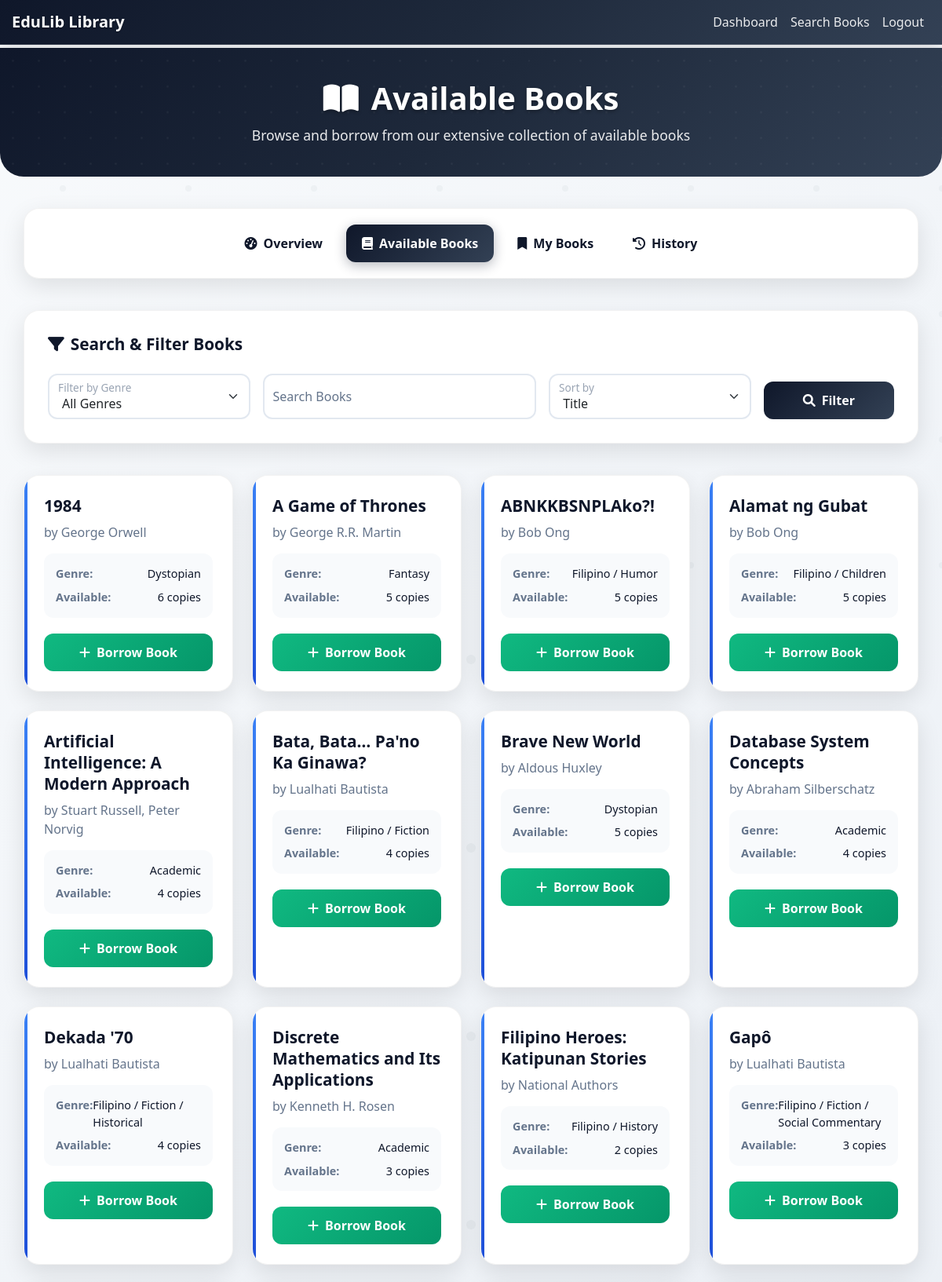
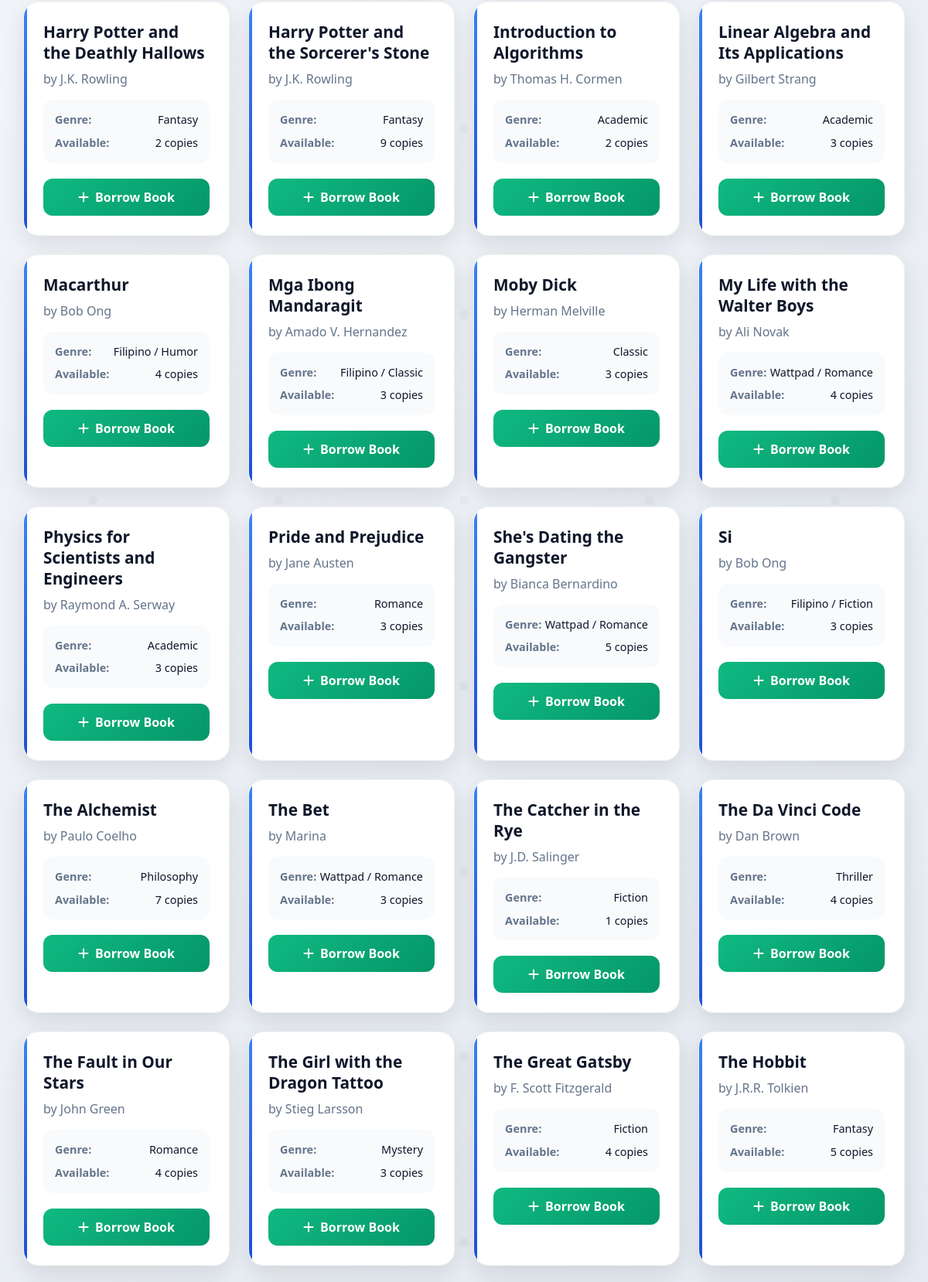
The app's page /available_books (signed in, upper part) with its own data (2 pictures, top to bottom).
### app/models.py (models this page shows)
class Book(db.Model):
    id = db.Column(db.Integer, primary_key=True)
    isbn = db.Column(db.String(13), unique=True, nullable=False)
    title = db.Column(db.String(200), nullable=False)
    author = db.Column(db.String(100), nullable=False)
    genre = db.Column(db.String(50))
    quantity = db.Column(db.Integer, nullable=False, default=1)
    available_quantity = db.Column(db.Integer, nullable=False, default=1)
    borrowings = db.relationship('Borrowing', backref='book', lazy=True)

### app/routes.py (the view, shortened to what this page needs)
@bp.route('/available_books')
@login_required
def available_books():
    genre = request.args.get('genre')
    search = request.args.get('search')
    sort_by = request.args.get('sort', 'title')
    query = Book.query.filter(Book.available_quantity > 0)
    if genre:
        query = query.filter(Book.genre == genre)
    if sort_by == 'genre':
        query = query.order_by(Book.genre, Book.title)
    else:
        query = query.order_by(Book.title)
    books = query.all()
    genres = db.session.query(Book.genre).filter(Book.available_quantity > 0).distinct().order_by(Book.genre).all()
    genres = [g[0] for g in genres]
    return render_template('available_books.html', books=books, genres=genres, selected_genre=genre, search=search, sort_by=sort_by)

### app/__init__.py (called while the page is built)
@login_manager.user_loader
def load_user(user_id):
    from .models import Student
    return Student.query.get(int(user_id))

### app/templates/available_books.html (shortened to what this page needs)
{% extends "base.html" %}
{% block content %}
<div class="page-header">
    <div class="container">
        <div class="row">
            <div class="col-12 text-center">
                <h1><i class="fas fa-book-open me-3"></i>Available Books</h1>
                <p>Browse and borrow from our extensive collection of available books</p>
            </div>
        </div>
    </div>
</div>
<div class="container">
    <div class="student-nav">
        <div class="d-flex justify-content-center flex-wrap">
            <a class="nav-link" href="{{ url_for('main.dashboard') }}">
                <i class="fas fa-tachometer-alt me-2"></i>Overview
            </a>
            <a class="nav-link active" href="{{ url_for('main.available_books') }}">
                <i class="fas fa-book me-2"></i>Available Books
            </a>
            <a class="nav-link" href="{{ url_for('main.my_books') }}">
                <i class="fas fa-bookmark me-2"></i>My Books
            </a>
            <a class="nav-link" href="{{ url_for('main.borrowing_history') }}">
                <i class="fas fa-history me-2"></i>History
            </a>
        </div>
    </div>
    <div class="filter-section">
        <h4><i class="fas fa-filter me-2"></i>Search & Filter Books</h4>
        <form method="GET" class="row g-3">
            <div class="col-lg-3 col-md-6">
                <div class="form-floating">
                    <select name="genre" id="genre" class="form-select">
                        <option value="">All Genres</option>
                    </select>
                    <label for="genre">Filter by Genre</label>
                </div>
            </div>
            <div class="col-lg-4 col-md-6">
                <div class="form-floating">
                    <input type="text" name="search" id="search" class="form-control" placeholder="Search by title or author" value="{{ search or '' }}">
                    <label for="search">Search Books</label>
                </div>
            </div>
            <div class="col-lg-3 col-md-6">
                <div class="form-floating">
                    <select name="sort" id="sort" class="form-select">
                        <option value="title" {% if sort_by == 'title' %}selected{% endif %}>Title</option>
                    </select>
                    <label for="sort">Sort by</label>
                </div>
            </div>
            <div class="col-lg-2 col-md-6 d-flex align-items-end">
                <button type="submit" class="btn btn-filter w-100">
                    <i class="fas fa-search me-2"></i>Filter
                </button>
            </div>
        </form>
    </div>
    {% if books %}
    <div class="row">
        {% for book in books %}
        <div class="col-xl-3 col-lg-4 col-md-6 mb-4">
            <div class="book-card">
                <h5 class="book-title">{{ book.title }}</h5>
                <p class="book-author">by {{ book.author }}</p>
                <div class="book-info">
                    <div class="book-info-item">
                        <span class="book-info-label">Genre:</span>
                        <span class="book-info-value">{{ book.genre }}</span>
                    </div>
                    <div class="book-info-item">
                        <span class="book-info-label">Available:</span>
                        <span class="book-info-value">{{ book.available_quantity }} copies</span>
                    </div>
                </div>
                <form method="POST" action="{{ url_for('main.borrow_book', book_id=book.id) }}">
                    <button type="submit" class="btn btn-borrow-book">
                        <i class="fas fa-plus me-2"></i>Borrow Book
                    </button>
                </form>
            </div>
        </div>
        {% endfor %}
    </div>
    {% endif %}
</div>
{% endblock %}

### app/templates/base.html (style rules this page uses)
body { font-family: 'Segoe UI', Tahoma, Geneva, Verdana, sans-serif; background: linear-gradient(135deg, #f8fafc 0%, #e2e8f0 100%); min-height: 100vh; position: relative; }
body::before { content: ''; position: fixed; top: 0; left: 0; width: 100%; height: 100%; pointer-events: none; z-index: -1; }
.container { max-width: 100%; padding-left: 15px; padding-right: 15px; }
.btn { border-radius: 25px; font-weight: 600; transition: all 0.3s ease; }

### app/templates/available_books.html (style rules this page uses)
.page-header { background: linear-gradient(135deg, #0f172a 0%, #1e293b 50%, #334155 100%); color: white; padding: 40px 0; margin: -20px -15px 40px -15px; border-radius: 0 0 30px 30px; position: relative; overflow: hidden; }
.page-header::before { content: ''; position: absolute; top: 0; left: 0; right: 0; bottom: 0; pointer-events: none; }
.page-header h1 { font-size: 2.5rem; font-weight: 700; margin-bottom: 10px; text-shadow: 0 2px 4px rgba(0,0,0,0.3); }
.page-header p { font-size: 1.1rem; opacity: 0.9; margin-bottom: 0; }
.student-nav { background: white; border-radius: 20px; box-shadow: 0 10px 30px rgba(0,0,0,0.1); padding: 20px; margin-bottom: 40px; border: 1px solid rgba(0,0,0,0.05); }
.student-nav .nav-link { color: #0f172a !important; font-weight: 600; padding: 12px 20px; margin: 0 5px; border-radius: 12px; transition: all 0.3s ease; position: relative; }
.student-nav .nav-link.active { background: linear-gradient(135deg, #0f172a, #334155); color: white !important; box-shadow: 0 4px 15px rgba(15, 23, 42, 0.3); }
.filter-section { background: white; border-radius: 20px; padding: 30px; box-shadow: 0 10px 30px rgba(0,0,0,0.1); border: 1px solid rgba(0,0,0,0.05); margin-bottom: 40px; }
.filter-section h4 { color: #0f172a; font-weight: 700; margin-bottom: 25px; font-size: 1.3rem; }
.form-floating > label { color: #64748b; font-weight: 500; }
.form-select, .form-control { border: 2px solid #e2e8f0; border-radius: 12px; padding: 12px 16px; font-size: 1rem; transition: all 0.3s ease; }
.btn-filter { background: linear-gradient(135deg, #0f172a, #334155); border: none; color: white; padding: 12px 30px; border-radius: 12px; font-weight: 600; transition: all 0.3s ease; }
.book-card { background: white; border-radius: 20px; padding: 25px; box-shadow: 0 10px 30px rgba(0,0,0,0.1); border: 1px solid rgba(0,0,0,0.05); transition: all 0.3s ease; height: 100%; position: relative; overflow: hidden; }
.book-card::before { content: ''; position: absolute; top: 0; left: 0; width: 4px; height: 100%; background: linear-gradient(135deg, #3b82f6, #1d4ed8); }
.book-title { color: #0f172a; font-weight: 700; font-size: 1.3rem; margin-bottom: 8px; line-height: 1.3; }
.book-author { color: #64748b; font-weight: 500; margin-bottom: 15px; font-size: 1rem; }
.book-info { background: #f8fafc; padding: 15px; border-radius: 12px; margin-bottom: 20px; }
.book-info-item { display: flex; justify-content: space-between; margin-bottom: 8px; font-size: 0.9rem; }
.book-info-item:last-child { margin-bottom: 0; }
.book-info-label { color: #64748b; font-weight: 600; }
.book-info-value { color: #0f172a; font-weight: 500; }
.btn-borrow-book { background: linear-gradient(135deg, #10b981, #059669); border: none; color: white; padding: 12px 25px; border-radius: 12px; font-weight: 600; width: 100%; transition: all 0.3s ease; }

### records on screen
Book: title "1984", author "George Orwell", genre "Dystopian", available_quantity "6"
Book: title "A Game of Thrones", author "George R.R. Martin", genre "Fantasy", available_quantity "5"
Book: title "ABNKKBSNPLAko?!", author "Bob Ong", genre "Filipino / Humor", available_quantity "5"
Book: title "Alamat ng Gubat", author "Bob Ong", genre "Filipino / Children", available_quantity "5"
Book: title "Artificial Intelligence: A Modern Approach", author "Stuart Russell, Peter Norvig", genre "Academic", available_quantity "4"
Book: title "Bata, Bata… Pa'no Ka Ginawa?", author "Lualhati Bautista", genre "Filipino / Fiction", available_quantity "4"
Book: title "Brave New World", author "Aldous Huxley", genre "Dystopian", available_quantity "5"
Book: title "Database System Concepts", author "Abraham Silberschatz", genre "Academic", available_quantity "4"
Book: title "Dekada '70", author "Lualhati Bautista", genre "Filipino / Fiction / Historical", available_quantity "4"
Book: title "Discrete Mathematics and Its Applications", author "Kenneth H. Rosen", genre "Academic", available_quantity "3"
Book: title "Filipino Heroes: Katipunan Stories", author "National Authors", genre "Filipino / History", available_quantity "2"
Book: title "Gapô", author "Lualhati Bautista", genre "Filipino / Fiction / Social Commentary", available_quantity "3"
Book: title "Harry Potter and the Deathly Hallows", author "J.K. Rowling", genre "Fantasy", available_quantity "2"
Book: title "Harry Potter and the Sorcerer's Stone", author "J.K. Rowling", genre "Fantasy", available_quantity "9"
Book: title "Introduction to Algorithms", author "Thomas H. Cormen", genre "Academic", available_quantity "2"
Book: title "Linear Algebra and Its Applications", author "Gilbert Strang", genre "Academic", available_quantity "3"
Book: title "Macarthur", author "Bob Ong", genre "Filipino / Humor", available_quantity "4"
Book: title "Mga Ibong Mandaragit", author "Amado V. Hernandez", genre "Filipino / Classic", available_quantity "3"
Book: title "Moby Dick", author "Herman Melville", genre "Classic", available_quantity "3"
Book: title "My Life with the Walter Boys", author "Ali Novak", genre "Wattpad / Romance", available_quantity "4"
Book: title "Physics for Scientists and Engineers", author "Raymond A. Serway", genre "Academic", available_quantity "3"
Book: title "Pride and Prejudice", author "Jane Austen", genre "Romance", available_quantity "3"
Book: title "She's Dating the Gangster", author "Bianca Bernardino", genre "Wattpad / Romance", available_quantity "5"
Book: title "Si", author "Bob Ong", genre "Filipino / Fiction", available_quantity "3"
Book: title "The Alchemist", author "Paulo Coelho", genre "Philosophy", available_quantity "7"
Book: title "The Bet", author "Marina", genre "Wattpad / Romance", available_quantity "3"
Book: title "The Catcher in the Rye", author "J.D. Salinger", genre "Fiction", available_quantity "1"
Book: title "The Da Vinci Code", author "Dan Brown", genre "Thriller", available_quantity "4"
Book: title "The Fault in Our Stars", author "John Green", genre "Romance", available_quantity "4"
Book: title "The Girl with the Dragon Tattoo", author "Stieg Larsson", genre "Mystery", available_quantity "3"
Book: title "The Great Gatsby", author "F. Scott Fitzgerald", genre "Fiction", available_quantity "4"
Book: title "The Hobbit", author "J.R.R. Tolkien", genre "Fantasy", available_quantity "5"
